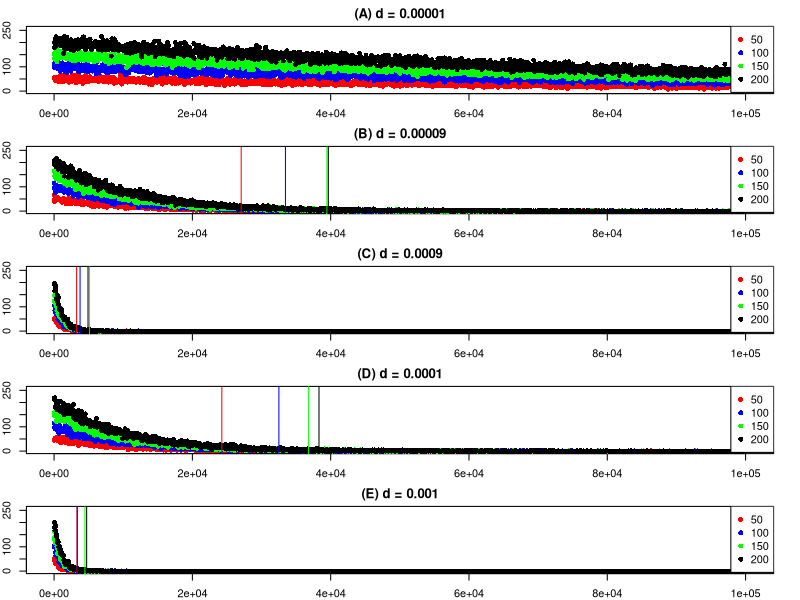
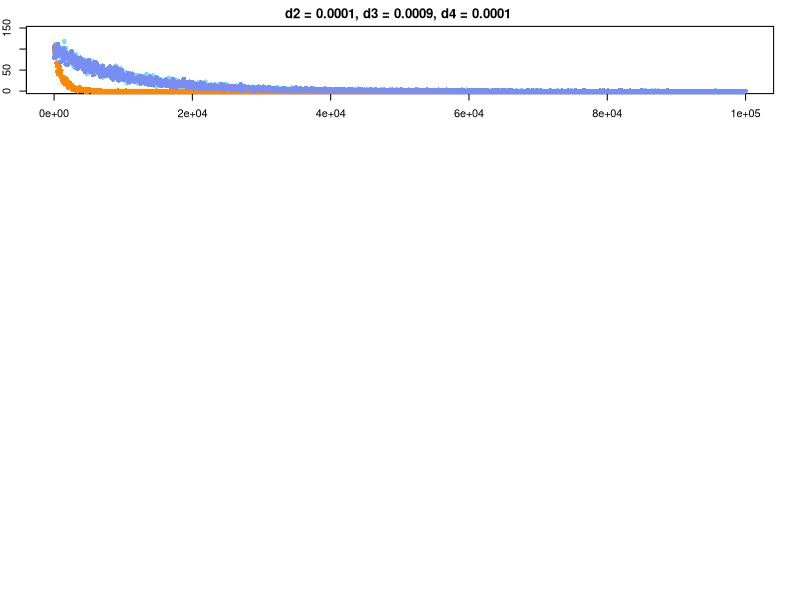

Reproduce these figures in R, in order. (Note: this script raises an error after producing the figures.)
## ---- chunk 1


poploop <- seq(10, 100000, by = 50)

d1 <- 0.00001
d1out50 <- c()
d1out100 <- c()
d1out150 <- c()
d1out200 <- c()
for(i in 1:2000){
  ithsize <- poploop[i]
  d1out50[i] <- rpois(n = 1, lambda = (50*exp(-d1*(ithsize))))
  d1out100[i] <- rpois(n = 1, lambda = (100*exp(-d1*(ithsize))))
  d1out150[i] <- rpois(n = 1, lambda = (150*exp(-d1*(ithsize))))
  d1out200[i] <- rpois(n = 1, lambda = (200*exp(-d1*(ithsize))))
}

d1_50plot <- data.frame(gsize= 50, popsize = poploop, out = d1out50)
d1_100plot <- data.frame(gsize= 100, popsize = poploop, out = d1out100)
d1_150plot <- data.frame(gsize= 150, popsize = poploop, out = d1out150)
d1_200plot <- data.frame(gsize= 200, popsize = poploop, out = d1out200)

de <- 0.00009
deout50 <- c()
deout100 <- c()
deout150 <- c()
deout200 <- c()
for(i in 1:2000){
  ithsize <- poploop[i]
  deout50[i] <- rpois(n = 1, lambda = (50*exp(-de*(ithsize))))
  deout100[i] <- rpois(n = 1, lambda = (100*exp(-de*(ithsize))))
  deout150[i] <- rpois(n = 1, lambda = (150*exp(-de*(ithsize))))
  deout200[i] <- rpois(n = 1, lambda = (200*exp(-de*(ithsize))))
}

de_50plot <- data.frame(gsize= 50, popsize = poploop, out = deout50)
de_100plot <- data.frame(gsize= 100, popsize = poploop, out = deout100)
de_150plot <- data.frame(gsize= 150, popsize = poploop, out = deout150)
de_200plot <- data.frame(gsize= 200, popsize = poploop, out = deout200)


d2 <- 0.0001
d2out50 <- c()
d2out100 <- c()
d2out150 <- c()
d2out200 <- c()
for(i in 1:2000){
  ithsize <- poploop[i]
  d2out50[i] <- rpois(n = 1, lambda = (50*exp(-d2*(ithsize))))
  d2out100[i] <- rpois(n = 1, lambda = (100*exp(-d2*(ithsize))))
  d2out150[i] <- rpois(n = 1, lambda = (150*exp(-d2*(ithsize))))
  d2out200[i] <- rpois(n = 1, lambda = (200*exp(-d2*(ithsize))))
}

d2_50plot <- data.frame(gsize= 50, popsize = poploop, out = d2out50)
d2_100plot <- data.frame(gsize= 100, popsize = poploop, out = d2out100)
d2_150plot <- data.frame(gsize= 150, popsize = poploop, out = d2out150)
d2_200plot <- data.frame(gsize= 200, popsize = poploop, out = d2out200)

de2 <- 0.0009
de2out50 <- c()
de2out100 <- c()
de2out150 <- c()
de2out200 <- c()
for(i in 1:2000){
  ithsize <- poploop[i]
  de2out50[i] <- rpois(n = 1, lambda = (50*exp(-de2*(ithsize))))
  de2out100[i] <- rpois(n = 1, lambda = (100*exp(-de2*(ithsize))))
  de2out150[i] <- rpois(n = 1, lambda = (150*exp(-de2*(ithsize))))
   de2out200[i] <- rpois(n = 1, lambda = (200*exp(-de2*(ithsize))))
}

de2_50plot <- data.frame(gsize= 50, popsize = poploop, out = de2out50)
de2_100plot <- data.frame(gsize= 100, popsize = poploop, out = de2out100)
de2_150plot <- data.frame(gsize= 150, popsize = poploop, out = de2out150)
de2_200plot <- data.frame(gsize= 200, popsize = poploop, out = de2out200)

d3 <- 0.001
d3out50 <- c()
d3out100 <- c()
d3out150 <- c()
d3out200 <- c()
for(i in 1:2000){
  ithsize <- poploop[i]
  d3out50[i] <- rpois(n = 1, lambda = (50*exp(-d3*(ithsize))))
  d3out100[i] <- rpois(n = 1, lambda = (100*exp(-d3*(ithsize))))
  d3out150[i] <- rpois(n = 1, lambda = (150*exp(-d3*(ithsize))))
  d3out200[i] <- rpois(n = 1, lambda = (200*exp(-d3*(ithsize))))
}

d3_50plot <- data.frame(gsize= 50, popsize = poploop, out = d3out50)
d3_100plot <- data.frame(gsize= 100, popsize = poploop, out = d3out100)
d3_150plot <- data.frame(gsize= 150, popsize = poploop, out = d3out150)
d3_200plot <- data.frame(gsize= 200, popsize = poploop, out = d3out200)


d2min50 <- min((d2_50plot[d2_50plot$out == 0, ])$popsize)
d2min100 <- min((d2_100plot[d2_100plot$out == 0, ])$popsize)
d2min150 <- min((d2_150plot[d2_150plot$out == 0, ])$popsize)
d2min200 <- min((d2_200plot[d2_200plot$out == 0, ])$popsize)

d3min50 <- min((d3_50plot[d3_50plot$out == 0, ])$popsize)
d3min100 <- min((d3_100plot[d3_100plot$out == 0, ])$popsize)
d3min150 <- min((d3_150plot[d3_150plot$out == 0, ])$popsize)
d3min200 <- min((d3_200plot[d3_200plot$out == 0, ])$popsize)

demin50 <- min((de_50plot[de_50plot$out == 0, ])$popsize)
demin100 <- min((de_100plot[de_100plot$out == 0, ])$popsize)
demin150 <- min((de_150plot[de_150plot$out == 0, ])$popsize)
demin200 <- min((de_200plot[de_200plot$out == 0, ])$popsize)

de2min50 <- min((de2_50plot[de2_50plot$out == 0, ])$popsize)
de2min100 <- min((de2_100plot[de2_100plot$out == 0, ])$popsize)
de2min150 <- min((de2_150plot[de2_150plot$out == 0, ])$popsize)
de2min200 <- min((de2_200plot[de2_200plot$out == 0, ])$popsize)

d2min <- c(d2min50, d2min100, d2min150, d2min200)
demin <- c(demin50, demin100, demin150, demin200)
d3min <- c(d3min50, d3min100, d3min150, d3min200)
de2min <- c(de2min50, de2min100, de2min150, de2min200)

difference <- c((sum(c((demin100 - demin50),(demin150 - demin100), (demin200 - demin150)))/3),
                (sum(c((d2min100 - d2min50),(d2min150 - d2min100), (d2min200 - d2min150)))/3),
                (sum(c((de2min100 - de2min50),(de2min150 - de2min100), (de2min200 - de2min150)))/3),
                (sum(c((d3min100 - d3min50),(d3min150 - d3min100), (d3min200 - d3min150)))/3))

                
              
minsum <- as.data.frame(rbind(demin, d2min, de2min, d3min))
row.names(minsum) <- c(0.00009,  0.0001,  0.0009, 0.001)
colnames(minsum) <-  c(50, 100, 150, 200)





maxy <- (max(c(d1_50plot$out, d1_100plot$out, d1_150plot$out, d1_200plot$out,
               d2_50plot$out, d2_100plot$out, d2_150plot$out, d2_200plot$out,
               d3_50plot$out, d3_100plot$out, d3_150plot$out, d3_200plot$out,
               de_50plot$out, de_100plot$out, de_150plot$out, de_200plot$out), 
               de2_50plot$out, de2_100plot$out, de2_150plot$out, de2_200plot$out) + 30)

par(mfrow = c(5, 1), mar=c(2,2,2,2))

plot(x = d1_50plot$popsize, y = d1_50plot$out, col = "red", pch = 16,
     xlab = "Population Size",  ylab = "Gametes Sampled", main="(A) d = 0.00001", xlim = c(0, 100050), ylim = c(0, maxy))
points(x = d1_100plot$popsize, y = d1_100plot$out, col = "blue", pch = 16)
points(x = d1_150plot$popsize, y = d1_150plot$out, col = "green", pch = 16)
points(x = d1_200plot$popsize, y = d1_200plot$out, col = "black", pch = 16)
legend("topright", legend=c(50, 100, 150, 200), pch=16, col=c("red", "blue", "green", "black"))

plot(x = de_50plot$popsize, y = de_50plot$out, col = "red", pch = 16,
     xlab = "Population Size",  ylab = "Gametes Sampled", main="(B) d = 0.00009", xlim = c(0, 100050), ylim = c(0, maxy))
points(x = de_100plot$popsize, y = de_100plot$out, col = "blue", pch = 16)
points(x = de_150plot$popsize, y = de_150plot$out, col = "green", pch = 16)
points(x = de_200plot$popsize, y = de_200plot$out, col = "black", pch = 16)
abline(v = demin50, col = "red", lwd = 1)
abline(v = demin100, col = "blue", lwd = 1)
abline(v = demin150, col = "green", lwd = 1)
abline(v = demin200, col = "black", lwd = 1)
legend("topright", legend=c(50, 100, 150, 200), pch=16, col=c("red", "blue", "green", "black"))

plot(x = de2_50plot$popsize, y = de2_50plot$out, col = "red", pch = 16,
     xlab = "Population Size",  ylab = "Gametes Sampled", main="(C) d = 0.0009", xlim = c(0, 100050), ylim = c(0, maxy))
points(x = de2_100plot$popsize, y = de2_100plot$out, col = "blue", pch = 16)
points(x = de2_150plot$popsize, y = de2_150plot$out, col = "green", pch = 16)
points(x = de2_200plot$popsize, y = de2_200plot$out, col = "black", pch = 16)
abline(v = de2min50, col = "red", lwd = 1)
abline(v = de2min100, col = "blue", lwd = 1)
abline(v = de2min150, col = "green", lwd = 1)
abline(v = de2min200, col = "black", lwd = 1)
legend("topright", legend=c(50, 100, 150, 200), pch=16, col=c("red", "blue", "green", "black"))

plot(x = d2_50plot$popsize, y = d2_50plot$out, col = "red", pch = 16,
     xlab = "Population Size",  ylab = "Gametes Sampled", main="(D) d = 0.0001", xlim = c(0, 100050), ylim = c(0, maxy))
points(x = d2_100plot$popsize, y = d2_100plot$out, col = "blue", pch = 16)
points(x = d2_150plot$popsize, y = d2_150plot$out, col = "green", pch = 16)
points(x = d2_200plot$popsize, y = d2_200plot$out, col = "black", pch = 16)
abline(v = d2min50, col = "red", lwd = 1)
abline(v = d2min100, col = "blue", lwd = 1)
abline(v = d2min150, col = "green", lwd = 1)
abline(v = d2min200, col = "black", lwd = 1)
legend("topright", legend=c(50, 100, 150, 200), pch=16, col=c("red", "blue", "green", "black"))



plot(x = d3_50plot$popsize, y = d3_50plot$out, col = "red", pch = 16,
     xlab = "Population Size",  ylab = "Gametes Sampled", main="(E) d = 0.001", xlim = c(0, 100050), ylim = c(0, maxy))
points(x = d3_100plot$popsize, y = d3_100plot$out, col = "blue", pch = 16)
points(x = d3_150plot$popsize, y = d3_150plot$out, col = "green", pch = 16)
points(x = d3_200plot$popsize, y = d3_200plot$out, col = "black", pch = 16)
abline(v = d3min50, col = "red", lwd = 1)
abline(v = d3min100, col = "blue", lwd = 1)
abline(v = d3min150, col = "green", lwd = 1)
abline(v = d3min200, col = "black", lwd = 1)
legend("topright", legend=c(50, 100, 150, 200), pch=16, col=c("red", "blue", "green", "black"))



## ---- chunk 2

poploop <- seq(10, 100000, by = 50)


d2 <-  0.0001
d3 <-  0.0009
d4 <-  0.0001
d2out100 <- c()
d3out100 <- c()
d4out100 <- c()
for(i in 1:2000){
  ithsize <- poploop[i]
  d2out100[i] <- rpois(n = 1, lambda = (100*exp(-d2*(ithsize))))
  d3out100[i] <- rpois(n = 1, lambda = (100*exp(-d3*(ithsize))))
  d4out100[i] <- rpois(n = 1, lambda = (100*exp(-d4*(ithsize))))
}

d2_100plot <- data.frame(gsize= 100, popsize = poploop, out = d2out100)
d3_100plot <- data.frame(gsize= 100, popsize = poploop, out = d3out100)
d4_100plot <- data.frame(gsize= 100, popsize = poploop, out = d4out100)

maxy <- (max(c(d2_100plot$out, d3_100plot$out, d4_100plot$out)) + 30)
plot(x = d2_100plot$popsize, y = d2_100plot$out, col = "#72DFFF", pch = 16,
     xlab = "Population Size",  ylab = "Gametes Sampled", main="d2 = 0.0001, d3 = 0.0009, d4 = 0.0001 ", xlim = c(0, 100050), ylim = c(0, maxy))
points(x = d3_100plot$popsize, y = d3_100plot$out, col = "#FF8800", pch = 16)
points(x = d4_100plot$popsize, y = d4_100plot$out, col = "#798EF4", pch = 16)

## ---- chunk 3
knitr::include_graphics("img/Reproduction01.jpg", dpi = 200)
## ---- chunk 4
knitr::include_graphics("img/FigureS1.jpg", dpi = 200)
